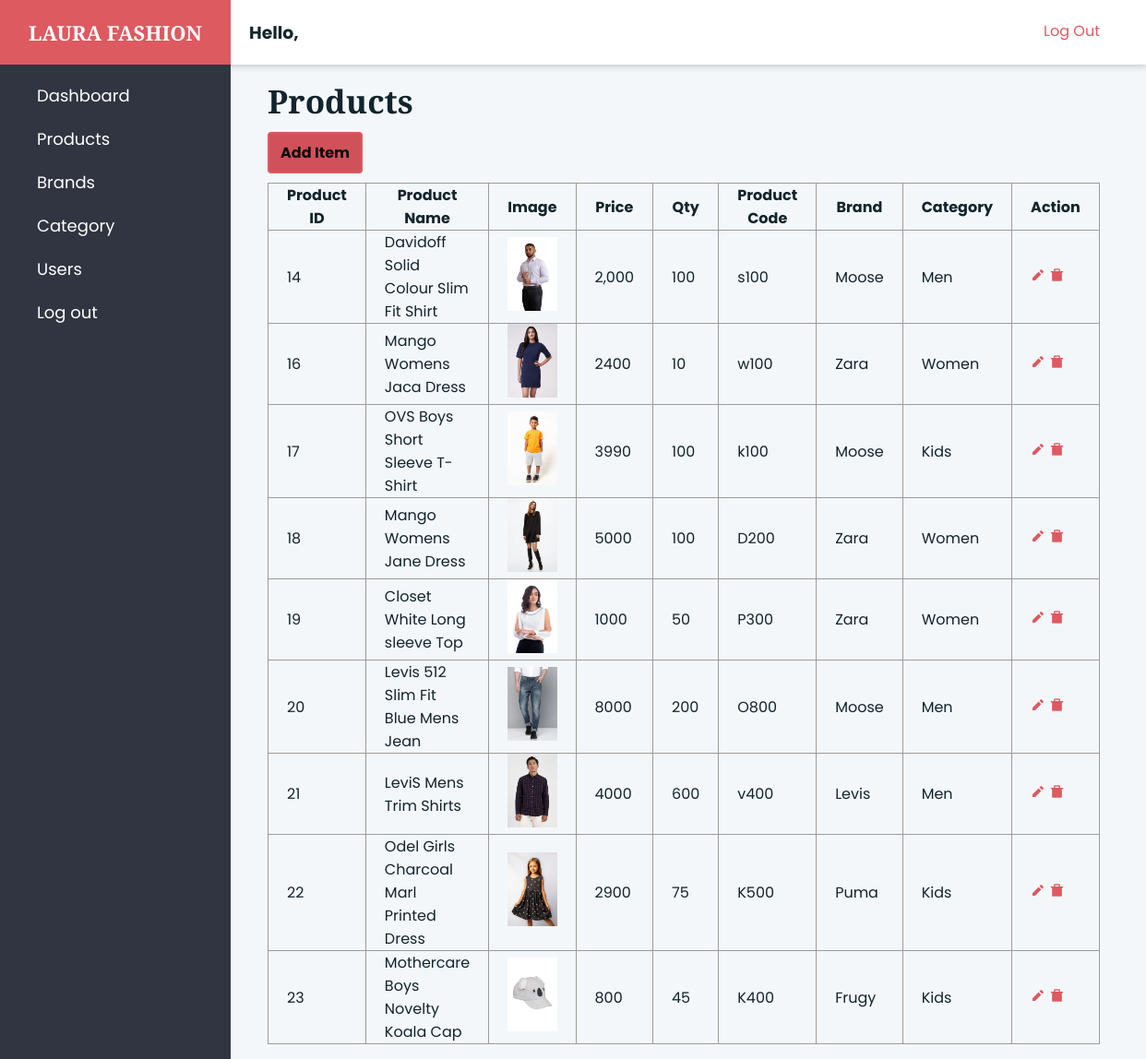
/admin/products.php, run on the app's committed database.
### tables this page shows
CREATE TABLE `product` (
  `product_id` int(11) NOT NULL,
  `product_name` varchar(255) DEFAULT NULL,
  `product_price` varchar(50) DEFAULT NULL,
  `product_image` varchar(255) DEFAULT NULL,
  `product_code` varchar(10) DEFAULT NULL,
  `qty` int(50) DEFAULT NULL,
  `brand` varchar(50) DEFAULT NULL,
  `category` varchar(50) DEFAULT NULL,
  `created_at` datetime DEFAULT NULL,
  `updated_at` datetime DEFAULT NULL
);

### admin/products.php (the view, shortened to what this page needs)
<!DOCTYPE html>
<html lang="en">
<head>
  <?php
  include '../includes/config.php';
  include '../includes/header.php';
  $username = $_SESSION['username'];
  ?>
  <link rel="stylesheet" href="assets/admin-style.css">
</head>
<body>
  <div class="admin">
    <header class="admin__header">
      <a href="#" class="logo">
        <h1>LAURA FASHION</h1>
      </a>
      <div class="toolbar">
      <h3> Hello, <?php echo $username; ?></h3>
        <a href="../logout.php" class="logout">
          Log Out
        </a>
      </div>
    </header>
        <nav class="admin__nav">
    <ul class="menu">
      <li class="menu__item">
        <a class="menu__link" href="dashboard.php">Dashboard</a>
      </li>
      <li class="menu__item">
        <a class="menu__link" href="products.php">Products</a>
      </li>
      <li class="menu__item">
        <a class="menu__link" href="brands.php">Brands</a>
      </li>
      <li class="menu__item">
        <a class="menu__link" href="category.php">Category</a>
      </li>
      <li class="menu__item">
        <a class="menu__link" href="users.php">Users</a>
      </li>
      <li class="menu__item">
        <a class="menu__link" href="../logout.php">Log out</a>
      </li>
    </ul>
  </nav>
        <main class="admin__main">
            <h2>Products</h2>
            <a href="product-add.php" class="btn">Add Item</a>
            <table id="customers">
                <tr>
                    <th>Product ID</th>
                    <th>Product Name</th>
                    <th>Image</th>
                    <th>Price</th>
                    <th>Qty</th>
                    <th>Product Code</th>
                    <th>Brand</th>
                    <th>Category</th>
                    <th>Action</th>
                </tr>
                <tr>
                    <?php
                    $sql = "SELECT * FROM product";
                    $result = $conn->query($sql);
                    if ($result->num_rows > 0) {
                        while ($row = $result->fetch_assoc()) {
                            ?>
                        <tr>
                            <td>
                                <?php echo $row['product_id']; ?>
                            </td>
                            <td>
                                <?php echo $row['product_name']; ?>
                            </td>
                            <td><img src="../assets/images/uploads/<?php echo $row['product_image']; ?>" alt="avatar"
                                    style="width: 80px; height: 80px; object-fit: cover;"></td>
                            <td>
                                <?php echo $row['product_price']; ?>
                            </td>
                            <td>
                                <?php echo $row['qty']; ?>
                            </td>
                            <td>
                                <?php echo $row['product_code']; ?>
                            </td>
                            <td>
                                <?php echo $row['brand']; ?>
                            </td>
                            <td>
                                <?php echo $row['category']; ?>
                            </td>
                            <td>
                                <a href="product-edit.php?product_id=<?php echo $row['product_id']; ?>"
                                    title="Edit"><i class="ri-pencil-fill"></i></a>
                                <a href="product-process.php?product_id=<?php echo $row['product_id']; ?>"
                                    class="del-badge" title="Delete"><i class="ri-delete-bin-7-fill"></i></a>
                            </td>
                        </tr>
                        <?php
                        }
                    } else {
                        echo "0 results";
                    }
                    ?>
                </tr>
            </table>
        </main>
    </div>
</body>
</html>

### assets/css/styles.css (style rules this page uses)
* { margin: 0; padding: 0; box-sizing: border-box; }
a { color: var(--text-color); text-decoration: none; }
ul, li { margin: 0; padding: 0; list-style: none; }
:root { --primary-color: #12242c; --text-color: #6c645c; --primary-font: 'Playfair Display', serif; --secondry-font: 'Poppins', sans-serif; }
body { color: var(--primary-color); font-family: var(--secondry-font); }
h1 { font-size: 65px; font-weight: 800; font-family: var(--primary-font); }
h2 { font-size: 35px; font-family: var(--primary-font); }
.btn { box-sizing: border-box; padding: 12px 18px; border-radius: 4px; display: inline-block; cursor: pointer; position: relative; transition: 0.3s ease-in-out; font-size: 16px; font-weight: 700; background: var(--primary-color); color: #FFF; border: 2px solid var(--primary-color); }
nav { width: 100%; background: var(--primary-color); z-index: 99; }

### admin/assets/admin-style.css (style rules this page uses)
* { margin: 0; padding: 0; box-sizing: border-box; font-family: 'Poppins', sans-serif;; }
body { height: 100%; overflow-x: hidden; }
.btn { box-sizing: border-box; padding: 8px 12px; margin: 10px 0; border-radius: 4px; display: inline-block; cursor: pointer; position: relative; transition: 0.3s ease-in-out; font-size: 16px; font-weight: 700; background: #d1515a; color: #0c0c0c; border: 2px solid #dc5a60; }
.admin { display: flex; flex-wrap: wrap; display: grid; height: 100vh; grid-template-rows: 70px auto; grid-template-columns: 250px 1fr; grid-template-areas: "header header" "nav main"; }
.admin__header { display: flex; align-items: center; padding-right: 50px; flex-basis: 100%; grid-area: header; height: 70px; background-color: #fff; box-shadow: 0 3px 6px rgba(0, 0, 0, 0.16); position: relative; }
.admin__header a h1 { font-size: 22px; font-weight: 800; }
.admin__nav { flex: 0 0 250px; grid-area: nav; background-color: #313541; }
.admin__nav .menu { padding: 20px 40px; }
.menu__item { margin-bottom: 20px; list-style: none; }
.menu__item a { color: #FFF; font-size: 18px; }
.admin__main { grid-area: main; padding: 16px 40px; background-color: #f4f7fa; }
.toolbar { width: 100%; display: flex; justify-content: space-between; }
.toolbar h3 { margin-left: 20px; }
a { color: #dc5a60; text-decoration: none; }
img { max-width: 100%; height: auto; }
.logo { display: flex; flex: 0 0 250px; height: 70px; justify-content: center; align-items: center; position: relative; margin: 0; color: #fff; background-color: #dc5a60; }
table { border-collapse: collapse; width: 90%; }
table th, td { border: 1px solid #9b9b9b; padding: 0 20px; }

### data on the page
product: product_id "14", product_name "Davidoff Solid Colour Slim Fit Shirt", product_image (picture), product_price "2,000", qty "100", product_code "s100", brand "Moose", category "Men"
product: product_id "16", product_name "Mango Womens Jaca Dress", product_image (picture), product_price "2400", qty "10", product_code "w100", brand "Zara", category "Women"
product: product_id "17", product_name "OVS Boys Short Sleeve T-Shirt", product_image (picture), product_price "3990", qty "100", product_code "k100", brand "Moose", category "Kids"
product: product_id "18", product_name "Mango Womens Jane Dress", product_image (picture), product_price "5000", qty "100", product_code "D200", brand "Zara", category "Women"
product: product_id "19", product_name "Closet White Long sleeve Top", product_image (picture), product_price "1000", qty "50", product_code "P300", brand "Zara", category "Women"
product: product_id "20", product_name "Levis 512 Slim Fit Blue Mens Jean", product_image (picture), product_price "8000", qty "200", product_code "O800", brand "Moose", category "Men"
product: product_id "21", product_name "LeviS Mens Trim Shirts", product_image (picture), product_price "4000", qty "600", product_code "v400", brand "Levis", category "Men"
product: product_id "22", product_name "Odel Girls Charcoal Marl Printed Dress", product_image (picture), product_price "2900", qty "75", product_code "K500", brand "Puma", category "Kids"
product: product_id "23", product_name "Mothercare Boys Novelty Koala Cap", product_image (picture), product_price "800", qty "45", product_code "K400", brand "Frugy", category "Kids"
